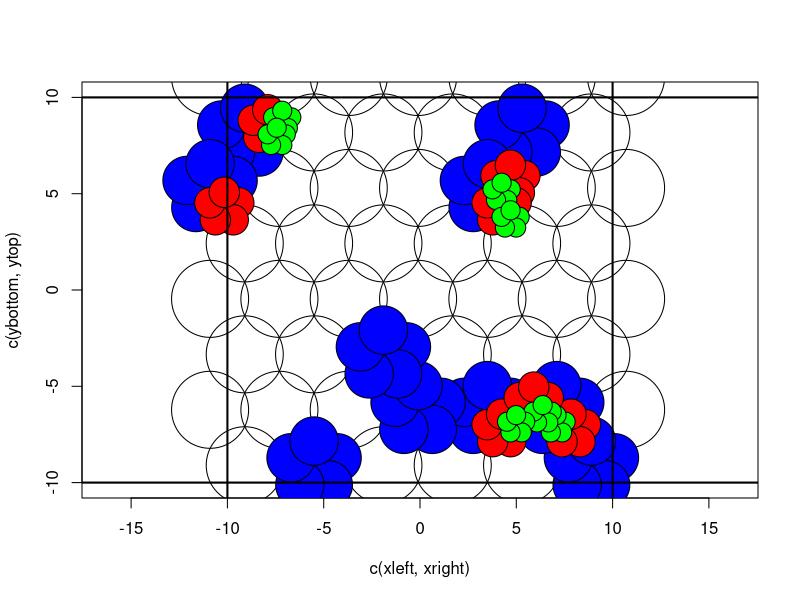

The R script that drew this image:
library(plotrix)

## Given a bounding box and a radius find a series of centroids
## such that circles around the centroids with a given radius will
## cover the space

init_grid <- function(bounds, rad){

    offset   <- rad*0.9
    xLeft    <- bounds[1]
    xRight   <- bounds[2]
    yTop     <- bounds[3]
    yBottom  <- bounds[4]

    num_x_wide  = ceiling((xRight - xLeft+(offset/2))/(2*offset))

    x_grid_1    = seq(from=(xLeft + (offset/2)),
                      to  =(xLeft + (num_x_wide)*(2*offset)),
                      by  =(2*offset))

    y_grid_1 = seq(from=(yBottom + (offset/2)),
                      to  =(yTop + rad),
                      by  =2*(1.6*offset))

    x_grid_2 = seq(from=(xLeft - (offset/2)),
                   to  =(xLeft + (num_x_wide)*(2*offset)),
                   by  =(2*offset))

    y_grid_2 = seq(from=(yBottom + offset/2 + 1.6*offset),
                   to  =(yTop + rad),
                   by  =2*(1.6*offset))

    grid_1 = expand.grid(x_grid_1,y_grid_1)
    grid_2 = expand.grid(x_grid_2,y_grid_2)

    all_grid <- rbind(grid_1,grid_2)
    colnames(all_grid) <- c('x','y')
    all_grid$rad <- rad

    return(all_grid)
}

## Given a circle centroid and a radius, return the 
## centroids and radii to cover the circle with five 
## smaller circles
##
## origin = c(x,y,rad)

divide_circle <- function(origin){
    new_rad = (pi/5)*origin[3]
    transform_vec = pi*seq(2,10,by=2)/5
    res = data.frame(x=c(origin[1]+new_rad*sin(transform_vec)),
                     y=c(origin[2]+new_rad*cos(transform_vec)),
                     rad=new_rad)
    return(res)
}

#########
#### Demo
#########

xleft=-10
xright=10
ytop=10
ybottom=-10
init_circles <- init_grid(c(xleft,xright,ytop,ybottom),2)


whichrows <- sample(1:dim(init_circles)[1],10,F)
circ <- list()
for(i in whichrows){
    circ[[paste(i)]] = divide_circle(unlist(init_circles[i,]))
}
circ_df <- do.call(rbind,circ)
plot(c(xleft,xright),c(ybottom,ytop),type='n',asp=1)
for(i in 1:dim(init_circles)[1]){
    draw.circle(init_circles[i,1],init_circles[i,2],init_circles[i,3])
}
for(i in 1:dim(circ_df)[1]){
    draw.circle(circ_df[i,1],circ_df[i,2],circ_df[i,3],col='blue')
}

whichrows <- sample(1:dim(circ_df)[1],7,F)
circ <- list()
for(i in whichrows){
    circ[[paste(i)]] = divide_circle(unlist(circ_df[i,]))
}
circ_df <- do.call(rbind,circ)
for(i in 1:dim(circ_df)[1]){
    draw.circle(circ_df[i,1],circ_df[i,2],circ_df[i,3],col='red')
}
whichrows <- sample(1:dim(circ_df)[1],7,F)
circ <- list()
for(i in whichrows){
    circ[[paste(i)]] = divide_circle(unlist(circ_df[i,]))
}
circ_df <- do.call(rbind,circ)
for(i in 1:dim(circ_df)[1]){
    draw.circle(circ_df[i,1],circ_df[i,2],circ_df[i,3],col='green')
}

abline(v=xleft,lwd=2)
abline(v=xright,lwd=2)
abline(h=ytop,lwd=2)
abline(h=ybottom,lwd=2)